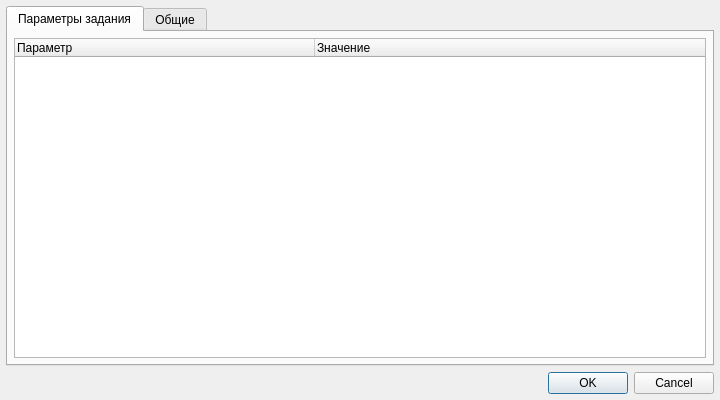
<?xml version="1.0" encoding="UTF-8"?>
<ui version="4.0">
 <class>SettingsDialog</class>
 <widget class="QDialog" name="SettingsDialog">
  <property name="windowModality">
   <enum>Qt::WindowModal</enum>
  </property>
  <property name="geometry">
   <rect>
    <x>0</x>
    <y>0</y>
    <width>720</width>
    <height>400</height>
   </rect>
  </property>
  <property name="minimumSize">
   <size>
    <width>720</width>
    <height>400</height>
   </size>
  </property>
  <property name="windowTitle">
   <string>Параметры программы</string>
  </property>
  <property name="modal">
   <bool>true</bool>
  </property>
  <layout class="QVBoxLayout" name="verticalLayout_3">
   <property name="leftMargin">
    <number>6</number>
   </property>
   <property name="topMargin">
    <number>6</number>
   </property>
   <property name="rightMargin">
    <number>6</number>
   </property>
   <property name="bottomMargin">
    <number>6</number>
   </property>
   <item>
    <widget class="QTabWidget" name="tabWidget">
     <property name="currentIndex">
      <number>0</number>
     </property>
     <widget class="QWidget" name="tab_2">
      <attribute name="title">
       <string>Параметры задания</string>
      </attribute>
      <layout class="QVBoxLayout" name="verticalLayout">
       <property name="leftMargin">
        <number>6</number>
       </property>
       <property name="topMargin">
        <number>6</number>
       </property>
       <property name="rightMargin">
        <number>6</number>
       </property>
       <property name="bottomMargin">
        <number>6</number>
       </property>
       <item>
        <widget class="QTreeWidget" name="PropertiesList">
         <property name="styleSheet">
          <string notr="true">QTreeView
{
         alternate-background-color:rgb(225, 225, 225);
}

QTreeView:item:selected,
QTreeView:item:selected:active
{
         background-color:rgb(85, 170, 255);
}

QTreeView:item:hover
{
         background-color:transparent;
}

QTreeView::branch
{
         border-image: url(:/icons/empty.png);
}

QTreeView::branch:has-children:!has-siblings:closed,
QTreeView::branch:closed:has-children:has-siblings 
{
         border-image: none;
         image: url(:/icons/left.png);
}

QTreeView::branch:open:has-children:!has-siblings,
 QTreeView::branch:open:has-children:has-siblings 
{
         border-image: none;
         image: url(:/icons/leftdown.png);
}</string>
         </property>
         <property name="editTriggers">
          <set>QAbstractItemView::AllEditTriggers</set>
         </property>
         <property name="alternatingRowColors">
          <bool>true</bool>
         </property>
         <property name="selectionMode">
          <enum>QAbstractItemView::SingleSelection</enum>
         </property>
         <property name="selectionBehavior">
          <enum>QAbstractItemView::SelectRows</enum>
         </property>
         <attribute name="headerDefaultSectionSize">
          <number>300</number>
         </attribute>
         <column>
          <property name="text">
           <string>Параметр</string>
          </property>
         </column>
         <column>
          <property name="text">
           <string>Значение</string>
          </property>
         </column>
        </widget>
       </item>
      </layout>
     </widget>
     <widget class="QWidget" name="tab">
      <attribute name="title">
       <string>Общие</string>
      </attribute>
      <layout class="QVBoxLayout" name="verticalLayout_2" stretch="0,0,0">
       <property name="leftMargin">
        <number>6</number>
       </property>
       <property name="topMargin">
        <number>6</number>
       </property>
       <property name="rightMargin">
        <number>6</number>
       </property>
       <property name="bottomMargin">
        <number>6</number>
       </property>
       <item>
        <widget class="QGroupBox" name="groupBox">
         <property name="title">
          <string>Директории</string>
         </property>
         <layout class="QFormLayout" name="formLayout">
          <item row="0" column="0">
           <widget class="QLabel" name="label">
            <property name="text">
             <string>Директория заданий:</string>
            </property>
           </widget>
          </item>
          <item row="0" column="1">
           <widget class="QFrame" name="frameTask">
            <property name="frameShape">
             <enum>QFrame::Panel</enum>
            </property>
            <property name="frameShadow">
             <enum>QFrame::Sunken</enum>
            </property>
            <layout class="QHBoxLayout" name="horizontalLayout" stretch="0,0">
             <property name="spacing">
              <number>0</number>
             </property>
             <property name="leftMargin">
              <number>0</number>
             </property>
             <property name="topMargin">
              <number>0</number>
             </property>
             <property name="rightMargin">
              <number>0</number>
             </property>
             <property name="bottomMargin">
              <number>0</number>
             </property>
             <item>
              <widget class="QLineEdit" name="dir_project">
               <property name="sizePolicy">
                <sizepolicy hsizetype="Expanding" vsizetype="Expanding">
                 <horstretch>0</horstretch>
                 <verstretch>0</verstretch>
                </sizepolicy>
               </property>
               <property name="frame">
                <bool>false</bool>
               </property>
              </widget>
             </item>
             <item>
              <widget class="QToolButton" name="TaskButton">
               <property name="text">
                <string>...</string>
               </property>
              </widget>
             </item>
            </layout>
           </widget>
          </item>
          <item row="1" column="0">
           <widget class="QLabel" name="label_2">
            <property name="text">
             <string>Директория деталей:</string>
            </property>
           </widget>
          </item>
          <item row="1" column="1">
           <widget class="QFrame" name="frameDet">
            <property name="frameShape">
             <enum>QFrame::Panel</enum>
            </property>
            <property name="frameShadow">
             <enum>QFrame::Sunken</enum>
            </property>
            <layout class="QHBoxLayout" name="horizontalLayout_2">
             <property name="spacing">
              <number>0</number>
             </property>
             <property name="leftMargin">
              <number>0</number>
             </property>
             <property name="topMargin">
              <number>0</number>
             </property>
             <property name="rightMargin">
              <number>0</number>
             </property>
             <property name="bottomMargin">
              <number>0</number>
             </property>
             <item>
              <widget class="QLineEdit" name="dir_detail">
               <property name="sizePolicy">
                <sizepolicy hsizetype="Expanding" vsizetype="Expanding">
                 <horstretch>0</horstretch>
                 <verstretch>0</verstretch>
                </sizepolicy>
               </property>
               <property name="frame">
                <bool>false</bool>
               </property>
              </widget>
             </item>
             <item>
              <widget class="QToolButton" name="DetButton">
               <property name="text">
                <string>...</string>
               </property>
              </widget>
             </item>
            </layout>
           </widget>
          </item>
          <item row="2" column="0">
           <widget class="QLabel" name="label_3">
            <property name="text">
             <string>Директория листов:</string>
            </property>
           </widget>
          </item>
          <item row="2" column="1">
           <widget class="QFrame" name="frameSheet">
            <property name="styleSheet">
             <string notr="true">QFrame1
{
background-color:rgb(255, 255, 255)
};</string>
            </property>
            <property name="frameShape">
             <enum>QFrame::Panel</enum>
            </property>
            <property name="frameShadow">
             <enum>QFrame::Sunken</enum>
            </property>
            <layout class="QHBoxLayout" name="horizontalLayout_3">
             <property name="spacing">
              <number>0</number>
             </property>
             <property name="leftMargin">
              <number>0</number>
             </property>
             <property name="topMargin">
              <number>0</number>
             </property>
             <property name="rightMargin">
              <number>0</number>
             </property>
             <property name="bottomMargin">
              <number>0</number>
             </property>
             <item>
              <widget class="QLineEdit" name="dir_sheet">
               <property name="sizePolicy">
                <sizepolicy hsizetype="Expanding" vsizetype="Expanding">
                 <horstretch>0</horstretch>
                 <verstretch>0</verstretch>
                </sizepolicy>
               </property>
               <property name="frame">
                <bool>false</bool>
               </property>
              </widget>
             </item>
             <item>
              <widget class="QToolButton" name="SheetButton">
               <property name="text">
                <string>...</string>
               </property>
              </widget>
             </item>
            </layout>
           </widget>
          </item>
         </layout>
        </widget>
       </item>
       <item>
        <widget class="QGroupBox" name="groupBox_2">
         <property name="title">
          <string>Типы файлов</string>
         </property>
         <layout class="QFormLayout" name="formLayout_2">
          <item row="0" column="0">
           <widget class="QLabel" name="label_4">
            <property name="text">
             <string>Текстовые файлы:</string>
            </property>
           </widget>
          </item>
          <item row="0" column="1">
           <widget class="QLineEdit" name="textFiles">
            <property name="frame">
             <bool>true</bool>
            </property>
           </widget>
          </item>
          <item row="1" column="0">
           <widget class="QLabel" name="label_5">
            <property name="text">
             <string>Прочие файлы:</string>
            </property>
           </widget>
          </item>
          <item row="1" column="1">
           <widget class="QLineEdit" name="otherFiles">
            <property name="frame">
             <bool>true</bool>
            </property>
           </widget>
          </item>
         </layout>
        </widget>
       </item>
       <item>
        <spacer name="verticalSpacer">
         <property name="orientation">
          <enum>Qt::Vertical</enum>
         </property>
         <property name="sizeHint" stdset="0">
          <size>
           <width>20</width>
           <height>40</height>
          </size>
         </property>
        </spacer>
       </item>
      </layout>
     </widget>
    </widget>
   </item>
   <item>
    <widget class="QDialogButtonBox" name="buttonBox">
     <property name="orientation">
      <enum>Qt::Horizontal</enum>
     </property>
     <property name="standardButtons">
      <set>QDialogButtonBox::Cancel|QDialogButtonBox::Ok</set>
     </property>
    </widget>
   </item>
  </layout>
 </widget>
 <resources/>
 <connections>
  <connection>
   <sender>buttonBox</sender>
   <signal>accepted()</signal>
   <receiver>SettingsDialog</receiver>
   <slot>accept()</slot>
   <hints>
    <hint type="sourcelabel">
     <x>248</x>
     <y>254</y>
    </hint>
    <hint type="destinationlabel">
     <x>157</x>
     <y>274</y>
    </hint>
   </hints>
  </connection>
  <connection>
   <sender>buttonBox</sender>
   <signal>rejected()</signal>
   <receiver>SettingsDialog</receiver>
   <slot>reject()</slot>
   <hints>
    <hint type="sourcelabel">
     <x>316</x>
     <y>260</y>
    </hint>
    <hint type="destinationlabel">
     <x>286</x>
     <y>274</y>
    </hint>
   </hints>
  </connection>
 </connections>
</ui>
